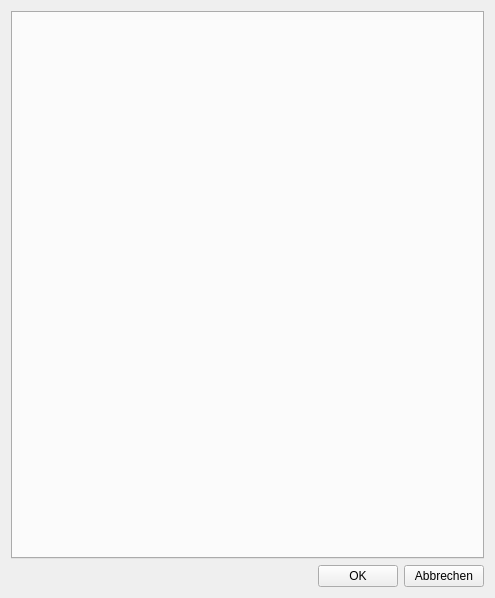
<?xml version="1.0" encoding="UTF-8"?>
<ui version="4.0">
 <class>CustomerViewWindow</class>
 <widget class="QWidget" name="CustomerViewWindow">
  <property name="geometry">
   <rect>
    <x>0</x>
    <y>0</y>
    <width>495</width>
    <height>598</height>
   </rect>
  </property>
  <property name="windowTitle">
   <string>Form</string>
  </property>
  <layout class="QVBoxLayout" name="verticalLayout">
   <item>
    <widget class="QTabWidget" name="tabWidget"/>
   </item>
   <item>
    <layout class="QHBoxLayout" name="horizontalLayout">
     <item>
      <spacer name="horizontalSpacer">
       <property name="orientation">
        <enum>Qt::Horizontal</enum>
       </property>
       <property name="sizeHint" stdset="0">
        <size>
         <width>40</width>
         <height>20</height>
        </size>
       </property>
      </spacer>
     </item>
     <item>
      <widget class="QPushButton" name="pushOk">
       <property name="text">
        <string>OK</string>
       </property>
      </widget>
     </item>
     <item>
      <widget class="QPushButton" name="pushCancel">
       <property name="text">
        <string>Abbrechen</string>
       </property>
      </widget>
     </item>
    </layout>
   </item>
  </layout>
 </widget>
 <resources/>
 <connections/>
</ui>
